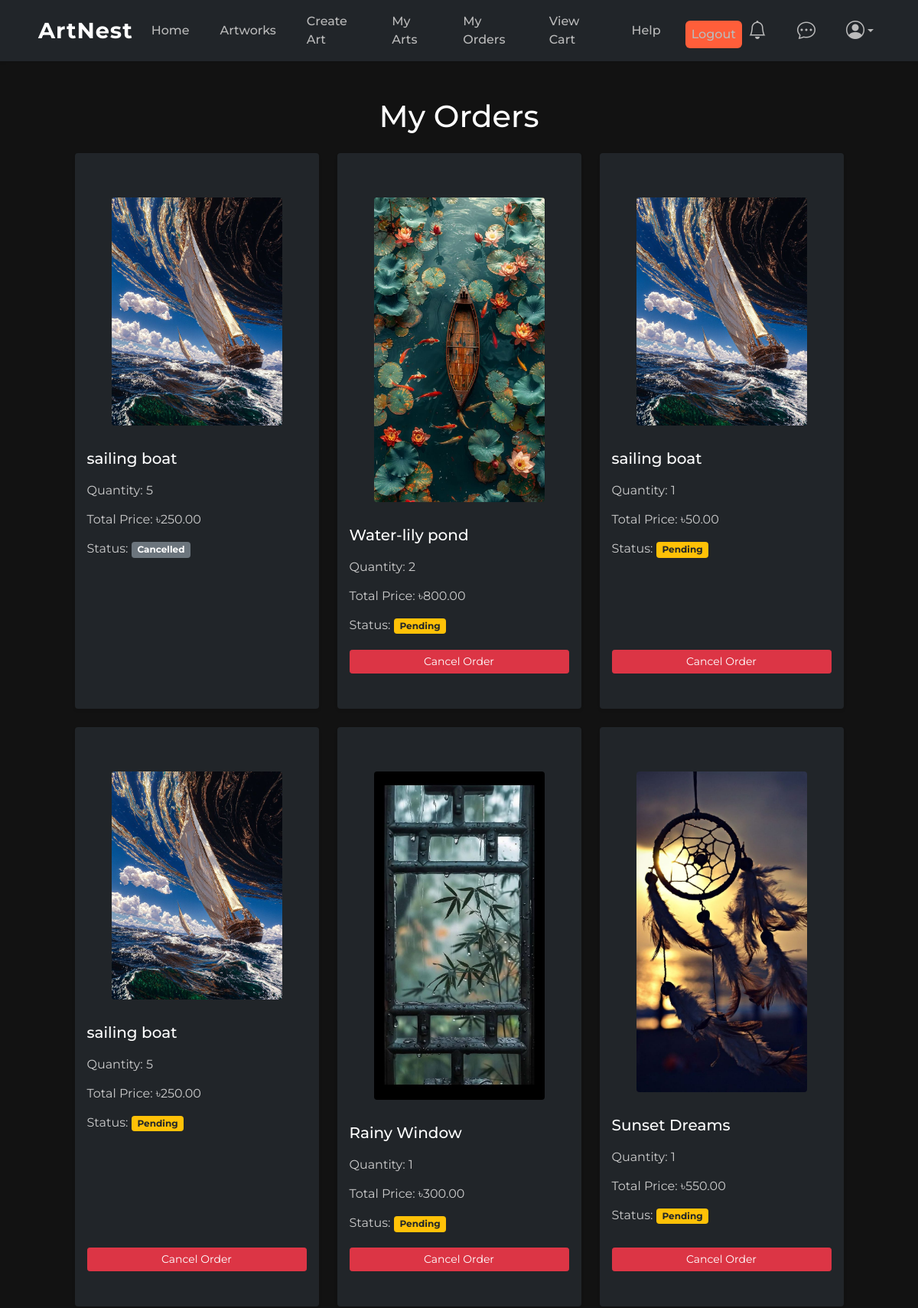
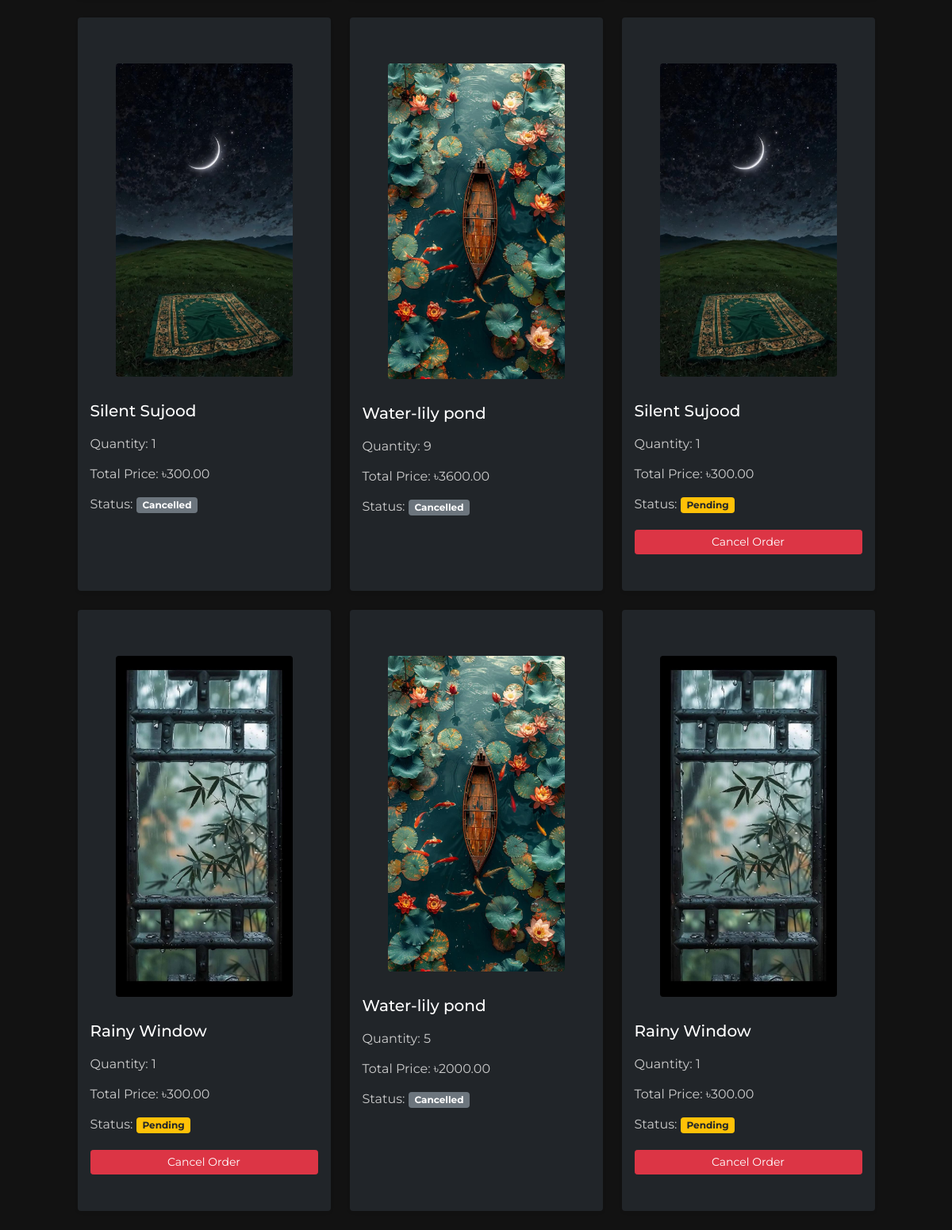
Screenshot of /orders/orders/ (signed in) with the database file from the repository (2 pictures, top to bottom).
### orders/models.py (models this page shows, shortened)
class Order(models.Model):
    user = models.ForeignKey(settings.AUTH_USER_MODEL, on_delete=models.CASCADE)
    artwork = models.ForeignKey(Artwork, on_delete=models.CASCADE)
    quantity = models.PositiveIntegerField()
    total_price = models.DecimalField(max_digits=10, decimal_places=2)
    status = models.CharField(max_length=50, choices=[('pending', 'Pending'), ('completed', 'Completed'), ('cancelled', 'Cancelled')], default='pending')
    created_at = models.DateTimeField(auto_now_add=True)
    is_paid = models.BooleanField(default=False)
    delivery_name = models.CharField(max_length=100, blank=True)
    delivery_phone = models.CharField(max_length=20, blank=True)
    delivery_address = models.TextField(blank=True)
    is_refunded = models.BooleanField(default=False) # eta diye refund request krse kina check hy but refund approved kina etar jnne na
    refund_amount = models.DecimalField(max_digits=10, decimal_places=2, null=True, blank=True)
    refund_reason = models.TextField(null=True, blank=True)
    requested_at = models.DateTimeField(auto_now_add=True)
    REFUND_CHOICES = [
        ('pending', 'Pending'),
        ('approved', 'Approved'),
        ('rejected', 'Rejected'),
    ]
    refund_status = models.CharField(max_length=10, choices=REFUND_CHOICES, default='pending')

### artworks/models.py (models this page shows, shortened)
class Artwork(models.Model):
    title = models.CharField(max_length=255)
    description = models.TextField()
    artist = models.ForeignKey(settings.AUTH_USER_MODEL, on_delete=models.CASCADE)
    price = models.DecimalField(max_digits=10, decimal_places=2)
    image = models.ImageField(upload_to='artwork/')
    art_type = models.CharField(max_length=20, choices=ART_TYPE_CHOICES, default='traditional')
    created_at = models.DateTimeField(auto_now_add=True)
    is_available = models.BooleanField(default=True)
    is_approved = models.BooleanField(default=False)
    views = models.PositiveIntegerField(default=0)  # Track popularity
    categories = models.ManyToManyField(Category)
    art_type = models.CharField(max_length=30, choices=ART_TYPE_CHOICES)
    size = models.CharField(max_length=20, choices=SIZE_CHOICES, blank=True, null=True)
    custom_size = models.CharField(max_length=100, blank=True, null=True)
    frame = models.CharField(max_length=20, choices=FRAME_CHOICES, default='none')

### orders/views.py (the view)
# urls.py: path('orders/', views.order_list, name='order_list'),
@login_required
def order_list(request):
    orders = Order.objects.filter(user=request.user)
    return render(request, 'orders/order_list.html', {'orders': orders})

### messaging/context_processors.py (called while the page is built)
def unread_message_count(request):
    if request.user.is_authenticated:
        count = Message.objects.filter(receiver=request.user, is_read=False).count()
        return {'unread_message_count': count}
    return {}

### notifications/context_processors.py (called while the page is built)
def unread_notifications(request):
    if request.user.is_authenticated:
        count = request.user.notifications.filter(unread=True).count()
        return {'unread_notification_count': count}
    return {}

### users/templatetags/user_tags.py (called while the page is built)
@register.simple_tag
def get_admin_user():
    User = get_user_model()
    return User.objects.filter(is_superuser=True).first()

### templates/orders/order_list.html (shortened to what this page needs)
{% extends 'base.html' %}
{% block content %}
<div class="container mt-5">
    <h1 class="text-center text-white mb-4">My Orders</h1>
    {% if orders %}
        <div class="row">
            {% for order in orders %}
                <div class="col-md-6 col-lg-4 mb-4">
                    <a href="{% url 'order_detail' order.id %}" class="text-decoration-none">
                    <div class="card bg-dark text-white shadow-sm border-0 h-100">
                        <div class="px-5 pt-5">
                            <img src="{{ order.artwork.image.url }}" class="img-fluid rounded" alt="{{ order.artwork.title }}"  oncontextmenu="return false" draggable="false">
                        </div>
                        <div class="card-body d-flex flex-column">
                            <h5 class="card-title">{{ order.artwork.title }}</h5>
                            <p class="card-text mb-1">Quantity: {{ order.quantity }}</p>
                            <p class="card-text mb-1">
                                Total Price:
                                {% if order.total_price != None %}
                                    ৳{{ order.total_price }}
                                 {% else %}
                                    Not available
                                {% endif %}
                            </p>
                            <p class="card-text">Status:
                                <span class="badge
                                    {% if order.status == 'pending' %}bg-warning text-dark
                                    {% elif order.status == 'shipped' %}bg-info
                                    {% elif order.status == 'delivered' %}bg-success
                                    {% else %}bg-secondary
                                    {% endif %}">
                                    {{ order.status|capfirst }}
                                </span>
                            </p>
                            {% if order.status == 'pending' %}
                                <form method="POST" action="{% url 'cancel_order' order.id %}" class="mt-auto">
                                    <button type="submit" class="btn btn-danger btn-sm w-100">Cancel Order</button>
                                </form>
                            {% endif %}
                        </div>
                    </div></a>
                </div>
            {% endfor %}
        </div>
    {% else %}
        <div class="alert alert-info text-center">You have no orders yet.</div>
    {% endif %}
</div>
{% endblock %}

### rows the page displays
Order: artwork.image (picture), artwork "sailing boat", quantity "5", total_price "250.00", status "Cancelled"
Order: artwork.image (picture), artwork "Water-lily pond", quantity "2", total_price "800.00", status "Pending", shows "Cancel Order"
Order: artwork.image (picture), artwork "sailing boat", quantity "1", total_price "50.00", status "Pending", shows "Cancel Order"
Order: artwork.image (picture), artwork "sailing boat", quantity "5", total_price "250.00", status "Pending", shows "Cancel Order"
Order: artwork.image (picture), artwork "Rainy Window", quantity "1", total_price "300.00", status "Pending", shows "Cancel Order"
Order: artwork.image (picture), artwork "Sunset Dreams", quantity "1", total_price "550.00", status "Pending", shows "Cancel Order"
Order: artwork.image (picture), artwork "Silent Sujood", quantity "1", total_price "300.00", status "Cancelled"
Order: artwork.image (picture), artwork "Water-lily pond", quantity "9", total_price "3600.00", status "Cancelled"
Order: artwork.image (picture), artwork "Silent Sujood", quantity "1", total_price "300.00", status "Pending", shows "Cancel Order"
Order: artwork.image (picture), artwork "Rainy Window", quantity "1", total_price "300.00", status "Pending", shows "Cancel Order"
Order: artwork.image (picture), artwork "Water-lily pond", quantity "5", total_price "2000.00", status "Cancelled"
Order: artwork.image (picture), artwork "Rainy Window", quantity "1", total_price "300.00", status "Pending", shows "Cancel Order"
